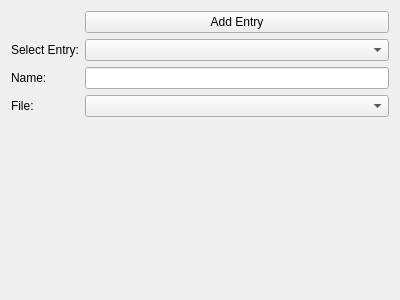
<?xml version="1.0" encoding="UTF-8"?>
<ui version="4.0">
 <class>TabSfx</class>
 <widget class="QWidget" name="TabSfx">
  <property name="geometry">
   <rect>
    <x>0</x>
    <y>0</y>
    <width>400</width>
    <height>300</height>
   </rect>
  </property>
  <property name="windowTitle">
   <string>Form</string>
  </property>
  <layout class="QFormLayout" name="formLayout">
   <item row="1" column="0">
    <widget class="QLabel" name="label">
     <property name="text">
      <string>Select Entry:</string>
     </property>
    </widget>
   </item>
   <item row="1" column="1">
    <widget class="QComboBox" name="select_comboBox"/>
   </item>
   <item row="0" column="1">
    <widget class="QPushButton" name="add_pushButton">
     <property name="text">
      <string>Add Entry</string>
     </property>
    </widget>
   </item>
   <item row="2" column="1">
    <widget class="QLineEdit" name="name_lineEdit"/>
   </item>
   <item row="2" column="0">
    <widget class="QLabel" name="label_2">
     <property name="text">
      <string>Name:</string>
     </property>
    </widget>
   </item>
   <item row="3" column="0">
    <widget class="QLabel" name="label_3">
     <property name="text">
      <string>File:</string>
     </property>
    </widget>
   </item>
   <item row="3" column="1">
    <widget class="QComboBox" name="filename_comboBox"/>
   </item>
  </layout>
 </widget>
 <resources/>
 <connections/>
</ui>
